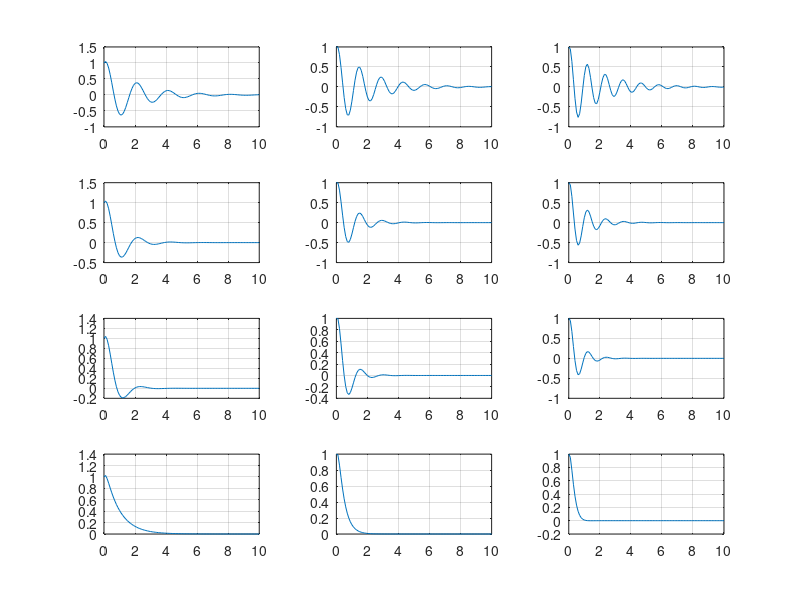

Recreate this plot in MATLAB.
% affect of root location on system response
clear; close all; clc

% define system parameters
m=10;
c=[10 20 30 100]; nrows=length(c)
k=[100 200 300]; ncols=length(k)

% show results in a figure
figure(1); hold on

for i=1:nrows
    for j=1:ncols
        % calculate derived parameters
        wn=sqrt(k(j)/m);
        zeta=c(i)/(2*sqrt(m*k(j)));
        wd=wn*sqrt(1-zeta^2);
        
        % define initial conditions
        x0=1;
        v0=1;
        
        % create a array for time
        tstop=10;
        dt=0.1;
        t=0:dt:tstop;
        
        % calculate response curve as array of values 
        x=exp(-zeta*wn*t).*(x0*cos(wd*t)+(v0+zeta*wn*x0)/wd*sin(wd*t));
        hold on
        
        subplot(nrows,ncols,ncols*(i-1)+j)
        plot(t,x)
        grid on
    end
end
